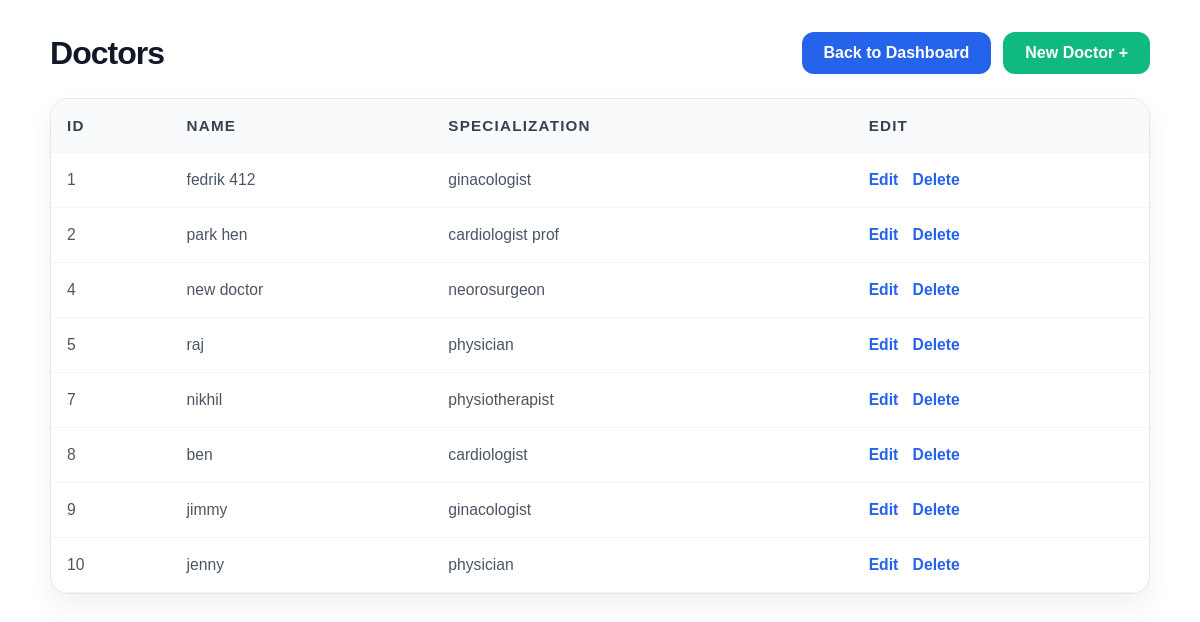
Screenshot of /doctors/ (signed in) with the database file from the repository.
### doctors/models.py (models this page shows, shortened)
class Doctor(models.Model):
  name = models.CharField(max_length=200)
  specialization = models.CharField(max_length=200)

### doctors/views.py (the view)
# urls.py: path('', doctors_list),
@login_required
def doctors_list(request):
  doctors = Doctor.objects.all()
  return render(request, 'doctor_list.html', {'doctors': doctors})

### doctors/templates/doctor_list.html (shortened to what this page needs)
<div class="list-page-container">
  <div class="list-page-header">
    <h1>Doctors</h1>
    <div style="display:flex; gap:12px; flex-wrap:wrap;">
      <a class="btn-back" href="/dashboard">Back to Dashboard</a>
      <a class="btn-back new-btn" href="/doctors/create">New Doctor +</a>
    </div>
  </div>
  <div class="table-card">
    <div class="table-responsive">
      <table>
        <thead>
          <tr>
            <th>ID</th>
            <th>Name</th>
            <th>Specialization</th>
            <th>Edit</th>
          </tr>
        </thead>
        <tbody>
          {% for doc in doctors %}
          <tr>
            <td>{{ doc.id }}</td>
            <td>{{ doc.name }}</td>
            <td>{{ doc.specialization }}</td>
            <td class="action-links">
              <a href="/doctors/{{ doc.id }}/edit">Edit</a>
              <a href="/doctors/{{ doc.id }}/delete">Delete</a>
            </td>
          </tr>
          {% empty %}
          <tr>
            <td colspan="4" class="empty-state">No doctors found yet.</td>
          </tr>
          {% endfor %}
        </tbody>
      </table>
    </div>
  </div>
</div>

### doctors/templates/doctor_list.html (style rules this page uses)
.list-page-container { max-width: 1100px; margin: 0 auto; padding: 24px; font-family: Arial, sans-serif; color: #111827; }
.list-page-header { display: flex; flex-wrap: wrap; justify-content: space-between; align-items: center; gap: 16px; margin-bottom: 24px; }
.list-page-header h1 { margin: 0; font-size: 2rem; letter-spacing: -0.03em; }
.btn-back { background: #2563eb; color: white; border: none; border-radius: 10px; padding: 10px 18px; text-decoration: none; font-weight: 600; transition: background 0.2s ease; }
.table-card { background: #ffffff; border: 1px solid #e5e7eb; border-radius: 18px; box-shadow: 0 12px 30px rgba(15, 23, 42, 0.06); overflow: hidden; }
.table-responsive { width: 100%; overflow-x: auto; }
table { width: 100%; border-collapse: collapse; min-width: 600px; }
th, td { padding: 18px 16px; text-align: left; border-bottom: 1px solid #f3f4f6; }
th { background: #f8fafc; color: #374151; font-size: 0.95rem; text-transform: uppercase; letter-spacing: 0.08em; }
td { color: #4b5563; font-size: 0.98rem; }
.action-links a { display: inline-block; margin-right: 10px; color: #2563eb; text-decoration: none; font-weight: 600; }
.action-links a:last-child { margin-right: 0; }
.btn-primary, .btn-back { border: none; border-radius: 12px; padding: 12px 22px; font-weight: 600; text-decoration: none; cursor: pointer; transition: background 0.2s ease, transform 0.15s ease; }
.btn-back { background: #2563eb; color: white; }
.new-btn { background: #10b981; color: white; }

### rows the page displays
Doctor: id "1", name "fedrik 412", specialization "ginacologist"
Doctor: id "2", name "park hen", specialization "cardiologist prof"
Doctor: id "4", name "new doctor", specialization "neorosurgeon"
Doctor: id "5", name "raj", specialization "physician"
Doctor: id "7", name "nikhil", specialization "physiotherapist"
Doctor: id "8", name "ben", specialization "cardiologist"
Doctor: id "9", name "jimmy", specialization "ginacologist"
Doctor: id "10", name "jenny", specialization "physician"
